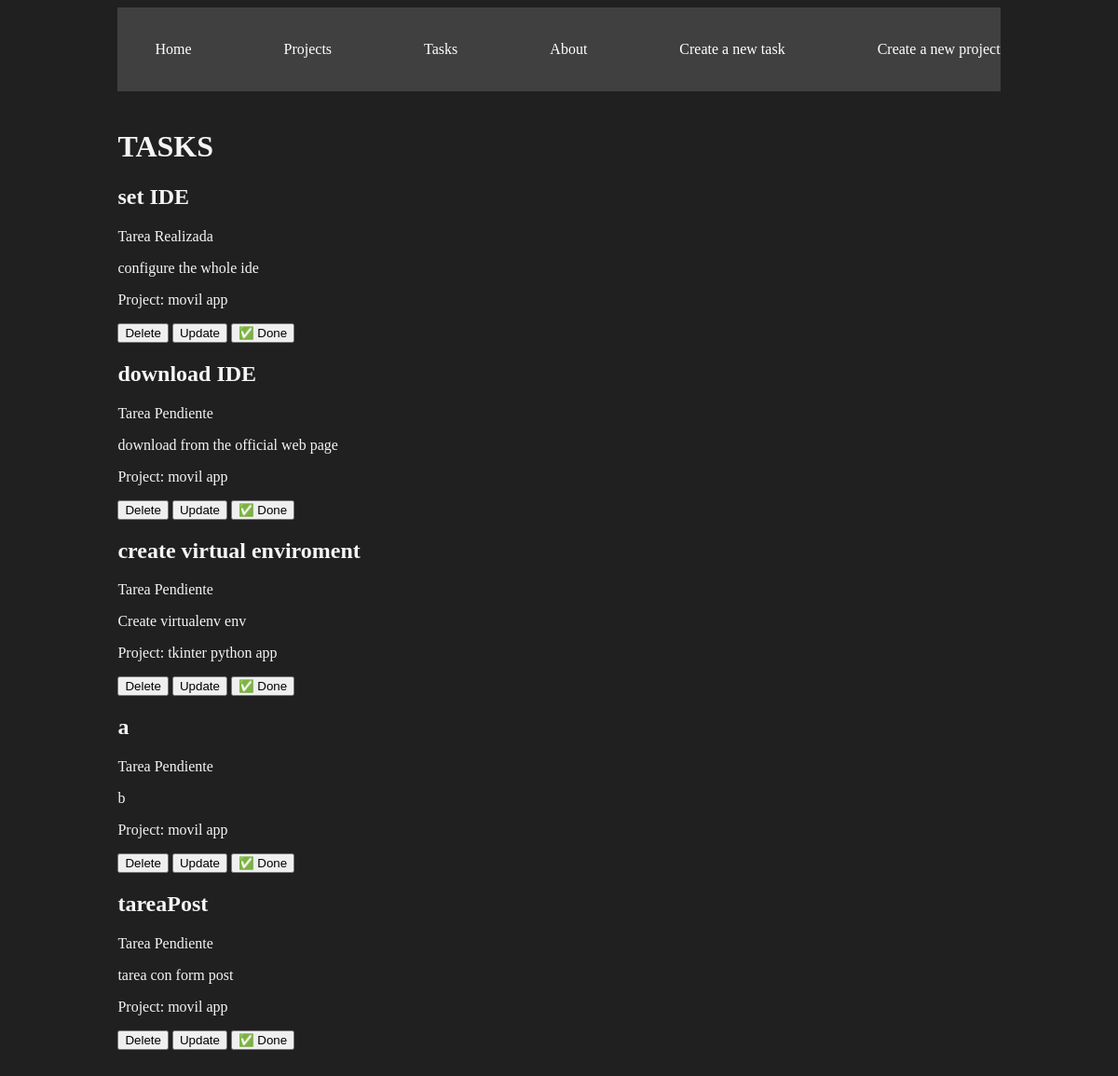
/tasks/, run on the app's committed database.
### myapp/models.py (models this page shows, shortened)
class Task (models.Model):
    title = models.CharField(max_length=200)
    description = models.TextField()
    project = models.ForeignKey(Project, on_delete=models.CASCADE)
    done = models.BooleanField(default= False)

class Project(models.Model):
    name= models.CharField(max_length=200)

### myapp/views.py (the view)
# urls.py: path('tasks/', views.task, name='tasks'),
def task (request):
    tasks = Task.objects.all()
    return render (request , 'tasks/tasks.html', {'tasks': tasks})

### myapp/templates/tasks/tasks.html (shortened to what this page needs)
{% extends 'layouts/base.html' %}
{% block content %}
<!DOCTYPE html>
<html lang="en">
<head>
</head>
<body>
    <h1>TASKS</h1>
    {% for task in tasks %}
    <h2>{{task.title}}</h2>
    {% if task.done == False %}
    <p>Tarea Pendiente</p>
    {% else %}
    <p>Tarea Realizada</p>
    {% endif %}
    <p>{{task.description}}</p>
    <p>Project: {{task.project.name}}</p>
    <button>Delete</button>
    <button>Update</button>
    <button>&#x2705; Done</button>
    {% endfor %}
</body>
</html>
{% endblock %}

### myapp/static/styles/main.css (style rules this page uses)
body { background: #202020; color: whitesmoke }

### data on the page
Task: title "set IDE", done "Tarea Realizada", description "configure the whole ide", project.name "movil app"
Task: title "download IDE", done "Tarea Pendiente", description "download from the official web page", project.name "movil app"
Task: title "create virtual enviroment", done "Tarea Pendiente", description "Create virtualenv env", project.name "tkinter python app"
Task: title "a", done "Tarea Pendiente", description "b", project.name "movil app"
Task: title "tareaPost", done "Tarea Pendiente", description "tarea con form post", project.name "movil app"
